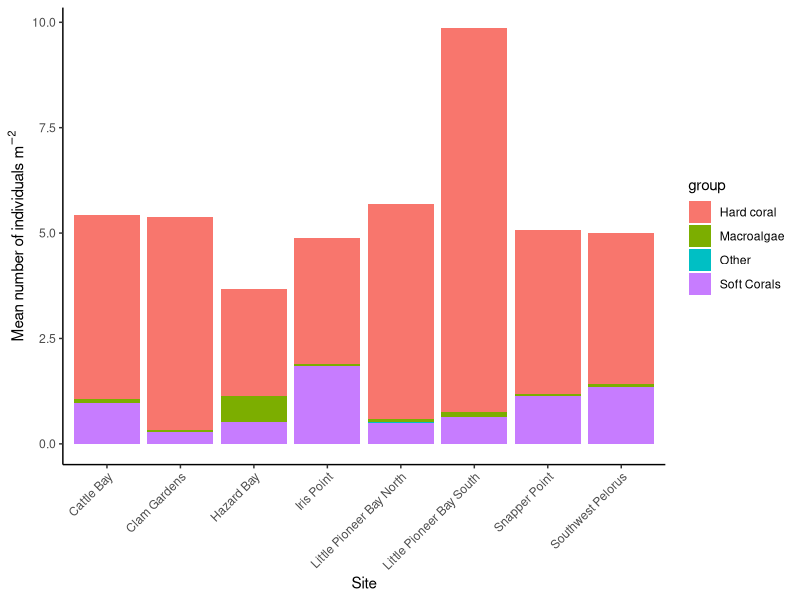
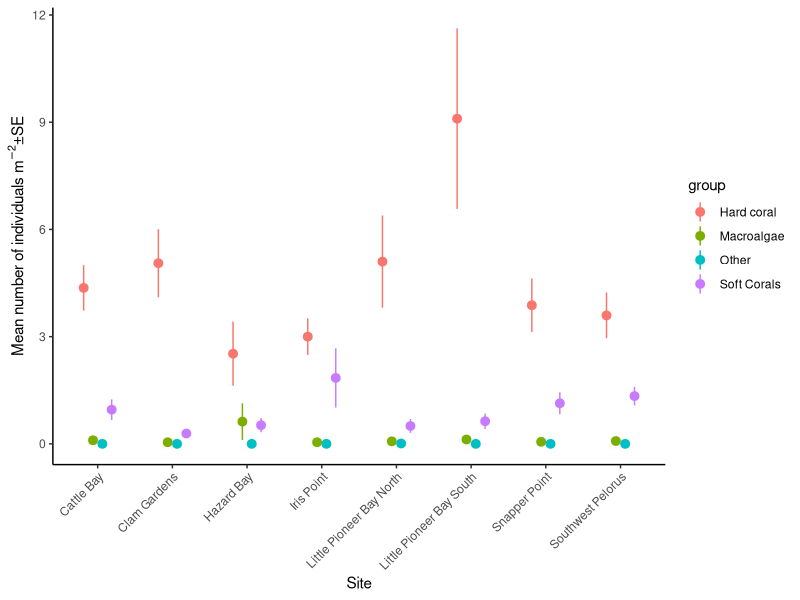

The R script that drew these images, in order:
## ---- chunk 1
library(lubridate)
library(tidyverse)
library(ggplot2)
## ---- chunk 2
coral_data = read.csv("data/ClassDataset_2019_coral.csv", strip.white = T,  header = F)
head(coral_data)
coral_data=t(coral_data) # transpose the data
coral_data = coral_data[-1,] # remove row 1
colnames(coral_data) <-coral_data[1,] # assign column names
coral_data=as.data.frame(coral_data[-1:-2,-3:-4]) # remove rows and columns that won't be used
head(coral_data)

coral_data = coral_data %>%
  mutate(Site=factor(Site), # define site as a factor
         Date = dmy(paste0(Date, "-2019")), # define date as a date
         Replicate=factor(Replicate))

levels(coral_data$Site) # there are many errors in site name spelling. These must be fixed
coral_data.1 = coral_data %>%
  mutate(
    Site = fct_collapse(Site, # collapse the levels of Site 
                        "Cattle Bay" = c("Cattle Bay", "Cattle bay"),
                        "Clam Gardens" = c("Clam Gard.", "Clam Garden", "Clam Gardens"),
                        "Hazard Bay" = c("Hazard Bay", "Hazard"),
                        "Iris Point" = c("Ires Point", "Iris", "Iris Point", "Iris Pt", "Iris point"),
                        "Little Pioneer Bay South" = c("Little Pioneer Bay South", "Little Pioneer bay South", "Pioneer Bay"),
                        "Snapper Point" = c("Snapper point", "Snapper point", "Snapper Pont"),
                        "Southwest Pelorus" = c("South West Pelorus", "Southwest Pelorus vist #2", "SW Peloris", "SW Pelorus", "SW Pelorus visit #2")
    ))
levels(coral_data.1$Site) # check for duplicates

# each row is a transect. Get a count of replicate transects per site
reps.per.site.coral = coral_data.1 %>%
  group_by(Site) %>%
  summarise(nTransects = length(Site))
reps.per.site.coral

# make a figure
head(coral_data.1)

# group into benthic categories
colnames(coral_data.1)

taxa_groups <- rep(NA, ncol(coral_data.1))
taxa_groups[4:36] <- "Hard coral" # columns 4-36 are coral
taxa_groups[37:45] <- "Soft Corals"
taxa_groups[46:51] <- "Macroalgae"
taxa_groups[52:54] <- "Hard coral"
taxa_groups[55:56] <- "Soft Corals"
taxa_groups[57] <- "Hard coral"
taxa_groups[58] <- "Other" 
taxa_groups[59:61] <- "Hard coral"
taxa_groups[62:64] <- "Soft Corals"

# Name the vector with the actual column names
names(taxa_groups) <- colnames(coral_data.1)
taxon_cols <- names(taxa_groups)[!is.na(taxa_groups)]

df_long <- coral_data.1 %>%
  pivot_longer(cols = all_of(taxon_cols), names_to = "taxon", values_to = "value") %>%
  mutate(group = taxa_groups[taxon])

df_long = df_long %>%
  mutate(group=factor(group),
         value=as.numeric(value)) %>%
  group_by(Site,group,Replicate) %>%
  summarise(total = sum(value, na.rm = TRUE)) #%>%
  #pivot_wider(names_from = group, values_from = total) # run this line if you want to re-convert to wide format

# take a mean of the replicate transects
# make a function for standard error
std<- function(x) sd(x)/sqrt(length(x))

coral.mean = df_long %>%
  group_by(Site,group) %>%
  summarise(meanAbund= mean(total/10), # divide by 10 to get per m
            SE=std(total/10))
## ---- chunk 3
# Mean number of individuals per site
# Bar
ggplot(coral.mean, aes(x = Site, y = meanAbund, fill = group)) + 
  geom_col() +
  theme_classic() +
  theme(axis.text.x = element_text(angle = 45, vjust = 1, hjust = 1)) +
  scale_y_continuous(expression("Mean number of individuals "*m^-2*""))

# Point range
ggplot(coral.mean, aes(x=Site,y=meanAbund, color=group)) + 
  geom_pointrange(aes(ymin=meanAbund-SE, ymax=meanAbund+SE),position=position_dodge(width=0.5)) +
  theme_classic() +
  theme(axis.text.x = element_text(angle = 45, vjust = 1, hjust = 1))+
  scale_y_continuous(expression("Mean number of individuals "*m^-2*"" * "\u00B1" * "SE"))
